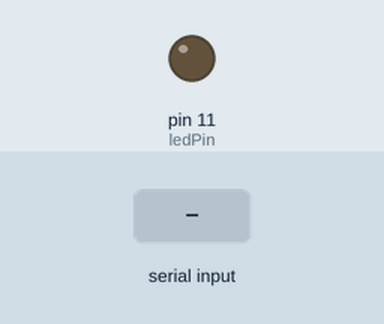
A sketch run on a simulated Arduino Uno, built with avr-gcc and run on an emulated ATmega328P. Shown: output pins drawn as LEDs (lit = HIGH). The inputs (shaded band) are chosen by the test bench.

Above: at 1.2 s.
1.3 s: "1" received over Serial
At 1.7 s:
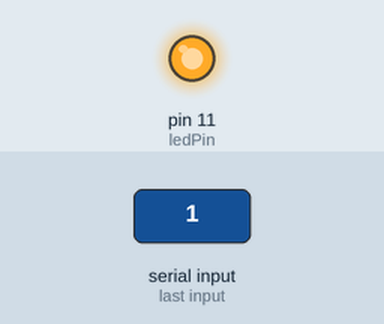
2.8 s: "0" received over Serial
At 4.1 s:
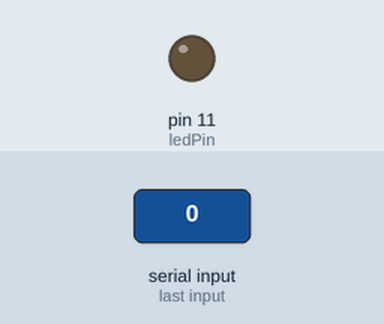
Timing chart, 0 to 5.8 s (numbered marks = the images above; inputs shaded):
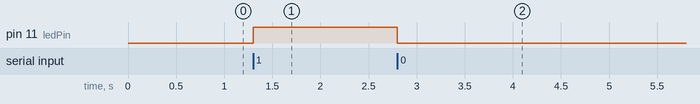

Measured:
- after the input at 1.3 s, pin 11 (ledPin): LOW → HIGH at once
- after the input at 2.8 s, pin 11 (ledPin): HIGH → LOW at once

The sketch:

serial.ino
```cpp
int ledPin = 11;
int numero;
void setup()
{
  pinMode(ledPin, OUTPUT);
  Serial.begin(9600);
}

void loop()
{
  numero = Serial.read();
  if(numero == '1'){
    digitalWrite(ledPin, HIGH);
  }
  else if(numero == '0'){
    digitalWrite(ledPin, LOW);

    }
  }
```
